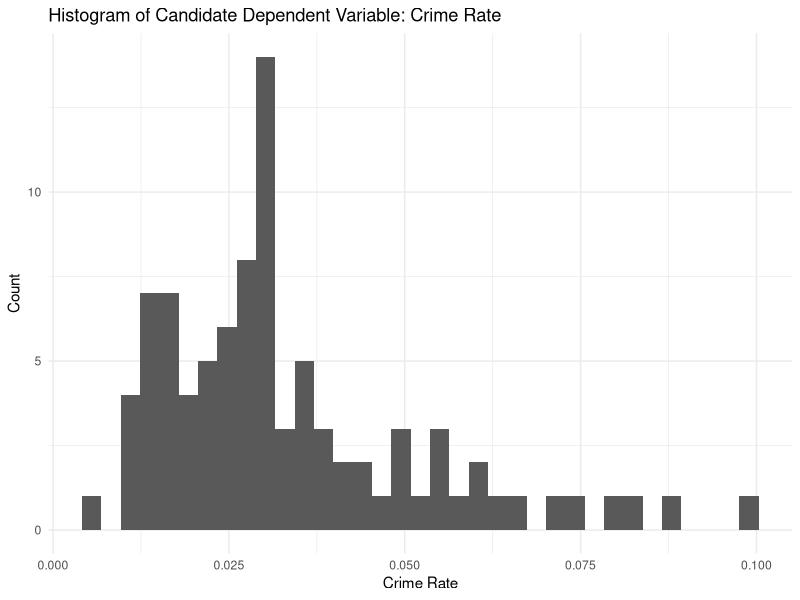
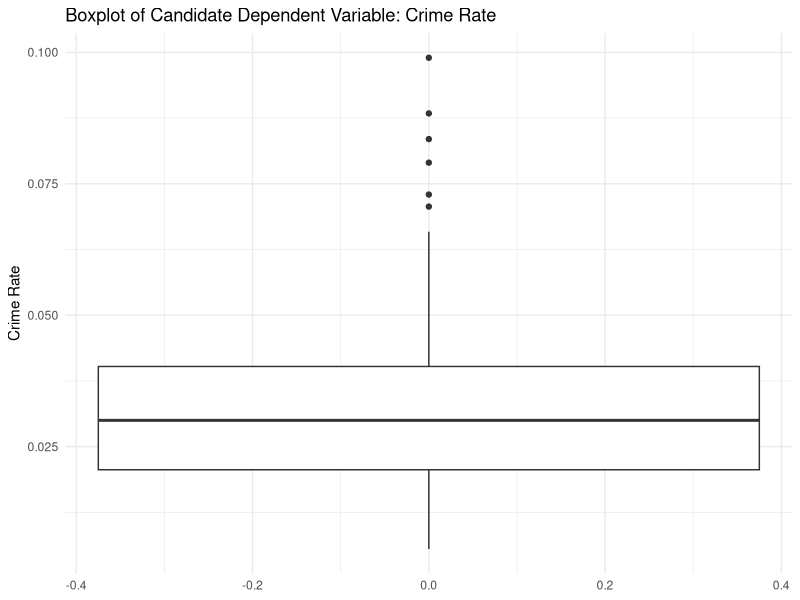
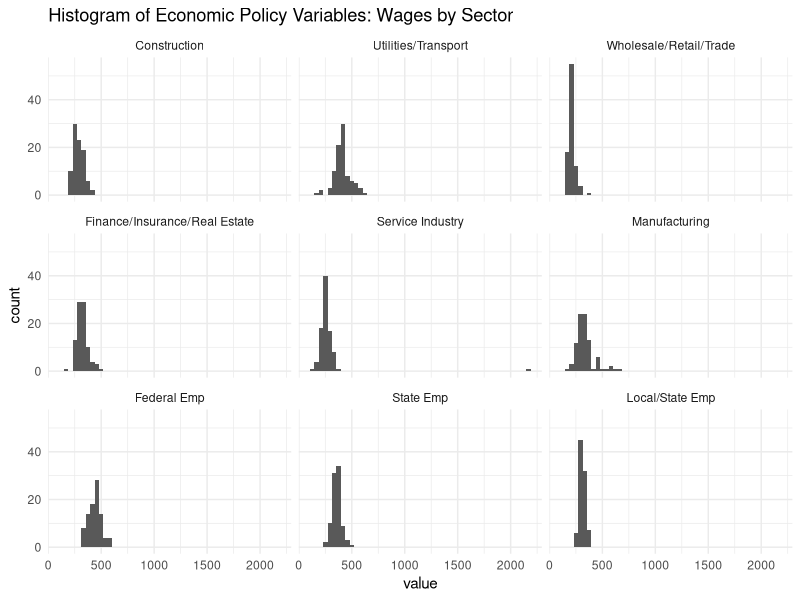
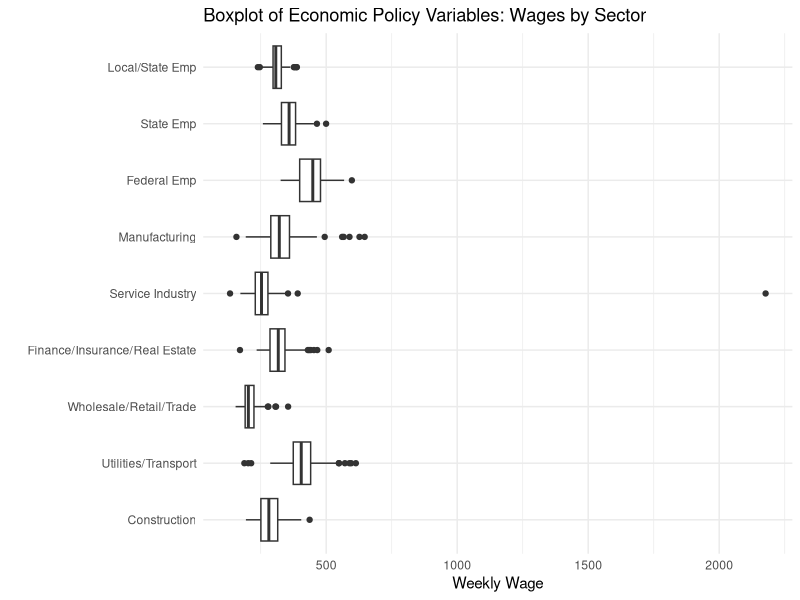
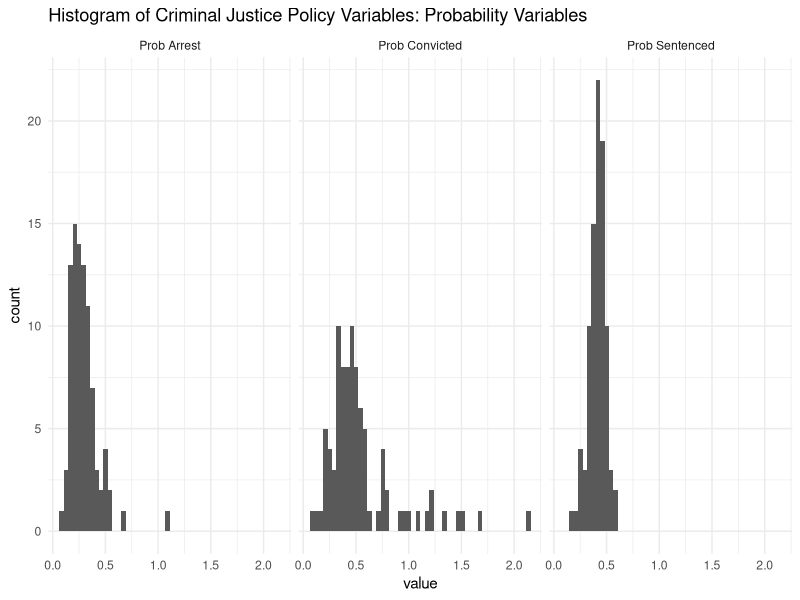
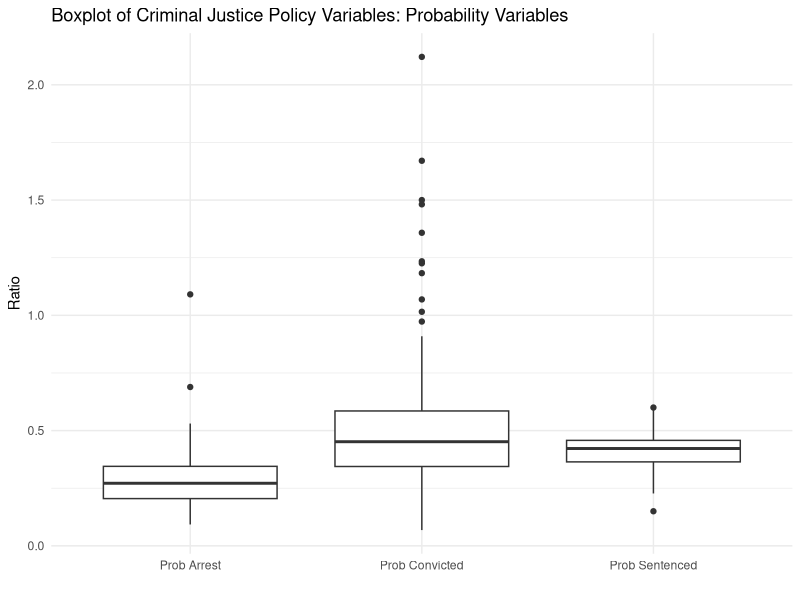
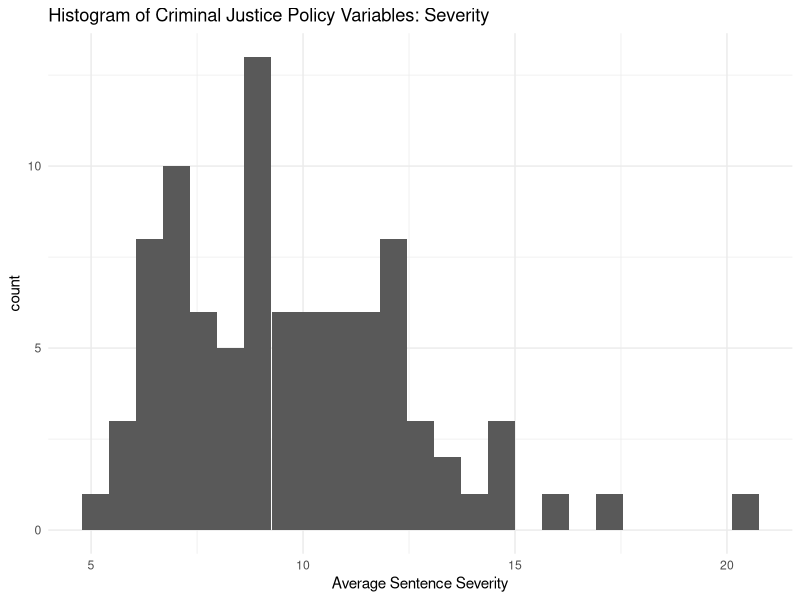
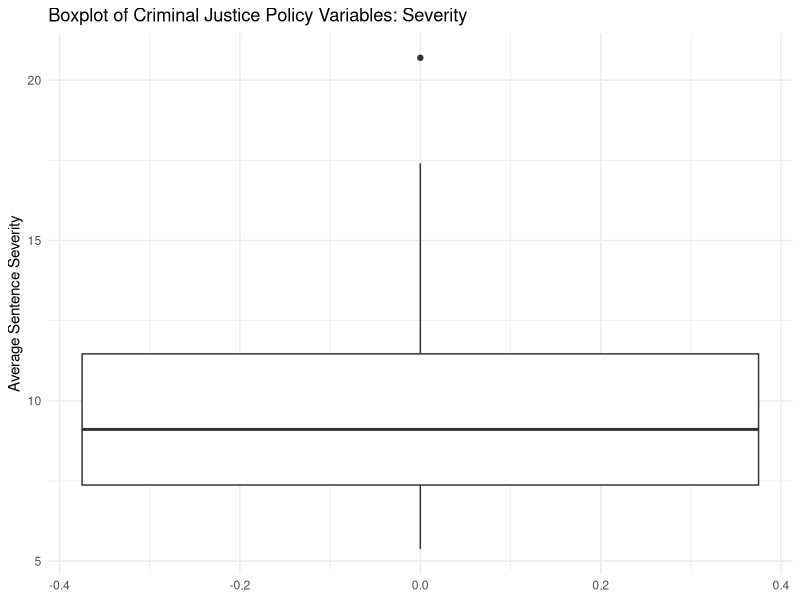

The R source for these figures, in order:
## ---- chunk 1
knitr::opts_chunk$set(echo = TRUE)
## ---- chunk 2
library(tidyverse) # for data import, manipulation, viz
## ---- chunk 3
data <- read_csv("crime_v2.csv", n_max = 91)
## ---- chunk 4
head(data)
dim(data)
## ---- chunk 5
str(data)
## ---- chunk 6
length(unique(data$county))
table(data$county, useNA = "always")
## ---- chunk 7
data %>% filter(county == 193)
## ---- chunk 8
table(data$year, useNA = "always")
## ---- chunk 9
data2 <- data %>% distinct() %>% select(-year)
## ---- chunk 10
length(unique(data2$county)) == length(data2$county) # check 1 obs per county
str(data2) # examine dataframe 
## ---- chunk 11
pct_miss <- data %>% map(~ mean(is.na(.)))
pct_miss
## ---- chunk 12
save(data2, file = "data_clean.rda")
## ---- chunk 13
ggplot(data2, aes(crmrte)) +
  geom_histogram(bins = 35) +
  theme_minimal() +
  xlab("Crime Rate") +
  ylab("Count") +
  ggtitle("Histogram of Candidate Dependent Variable: Crime Rate")
## ---- chunk 14
ggplot(data2, aes(y = crmrte)) +
  geom_boxplot() +
  theme_minimal() +
  ylab("Crime Rate") +
  ggtitle("Boxplot of Candidate Dependent Variable: Crime Rate")
## ---- chunk 15
# format data for subplots 
data_ep_long <- data2 %>% 
  select(wcon, wtuc, wtrd, wfir, wser, wmfg, wfed, wsta, wloc) %>%
  gather(key = var, value = value)

data_ep_long$var <- factor(data_ep_long$var,
                           levels = c("wcon", "wtuc", "wtrd", "wfir",
                                      "wser", "wmfg", "wfed", "wsta", "wloc"),
                           labels = c("Construction", 
                                      "Utilities/Transport", 
                                      "Wholesale/Retail/Trade",
                                      "Finance/Insurance/Real Estate",
                                      "Service Industry",
                                      "Manufacturing",
                                      "Federal Emp",
                                      "State Emp",
                                      "Local/State Emp"))
## ---- chunk 16
# plot hist subplots
ggplot(data_ep_long, aes(value)) +
  geom_histogram(bins = 50) +
  facet_wrap(~var) +
  theme_minimal() +
  ggtitle("Histogram of Economic Policy Variables: Wages by Sector")

## ---- chunk 17
# plot boxplot subplots 
ggplot(data_ep_long, aes(x = var, y = value)) +
  geom_boxplot() +
  coord_flip() + 
  theme_minimal() +
  xlab("") + 
  ylab("Weekly Wage") +
  ggtitle("Boxplot of Economic Policy Variables: Wages by Sector")

## ---- chunk 18
# format data for subplots 
data_cj_long <- data2 %>% select(prbarr, prbconv, prbpris) %>%
  gather(key = var, value = value)

# convert to factor for subplot labelling 
data_cj_long$var <- factor(data_cj_long$var, labels = c("Prob Arrest", "Prob Convicted", "Prob Sentenced"))
## ---- chunk 19
# plot hist subplots
ggplot(data_cj_long, aes(value)) +
  geom_histogram(bins = 50) +
  facet_grid(~var) +
  theme_minimal() +
  ggtitle("Histogram of Criminal Justice Policy Variables: Probability Variables")
## ---- chunk 20
# plot boxplot subplots 
ggplot(data_cj_long, aes(x = var, y = value)) +
  geom_boxplot() +
  theme_minimal() +
  xlab("") +
  ylab("Ratio") + 
  ggtitle("Boxplot of Criminal Justice Policy Variables: Probability Variables")
## ---- chunk 21
# plot hist
ggplot(data2, aes(avgsen)) +
  geom_histogram(bins = 25) +
  theme_minimal() +
  ggtitle("Histogram of Criminal Justice Policy Variables: Severity") +
  xlab("Average Sentence Severity")
## ---- chunk 22
# plot hist
ggplot(data2, aes(y = avgsen)) +
  geom_boxplot() +
  theme_minimal() +
  ggtitle("Boxplot of Criminal Justice Policy Variables: Severity") +
  ylab("Average Sentence Severity")
## ---- chunk 23
# plot barplots
ggplot(data2, aes(mix)) +
  geom_histogram(bins = 35) +
  theme_minimal() +
  ggtitle("Histogram of Contextual Variables: Type of Crime") +
  xlab("offense mix: face-to-face/other")
## ---- chunk 24
ggplot(data2, aes(density)) +
  geom_histogram(bins = 35) +
  theme_minimal() +
  xlab("Density") +
  ylab("Count") +
  ggtitle("Histogram of Contextual Variables: Population Density")
## ---- chunk 25
ggplot(data2, aes(y = density)) +
  geom_boxplot() +
  theme_minimal() +
  ylab("Density") +
  ggtitle("Boxplot of Contextual Variables: Population Density")
## ---- chunk 26
ggplot(data2, aes(pctmin80)) +
  geom_histogram(bins = 40) +
  theme_minimal() +
  xlab("% Minority") +
  ylab("Count") +
  ggtitle("Histogram of Contextual Variables: Percentage Minority (1980)")
## ---- chunk 27
ggplot(data2, aes(y = pctmin80)) +
  geom_boxplot() +
  theme_minimal() +
  ylab("% Minority") +
  ggtitle("Boxplot of Contextual Variables: Percentage Minority (1980)")
## ---- chunk 28
ggplot(data2, aes(pctymle)) +
  geom_histogram(bins = 25) +
  theme_minimal() +
  xlab("% Young Males") +
  ylab("Count") +
  ggtitle("Histogram of Contextual Variables: Percentage Young Males")
## ---- chunk 29
ggplot(data2, aes(y = pctymle)) +
  geom_boxplot() +
  theme_minimal() +
  ylab("% Young Males") +
  ggtitle("Boxplot of Contextual Variables: Percentage Young Males")
## ---- chunk 30
ggplot(data2, aes(taxpc)) +
  geom_histogram(bins = 25) +
  theme_minimal() +
  xlab("Tax Revenue Per Capita") +
  ylab("Count") +
  ggtitle("Histogram of Contextual Variables: Tax Revenue Per Capita")
## ---- chunk 31
ggplot(data2, aes(y = taxpc)) +
  geom_boxplot() +
  theme_minimal() +
  ylab("Tax Revenue Per Capita") +
  ggtitle("Boxplot of Contextual Variables: Tax Revenue Per Capita")
## ---- chunk 32
# format data for subplots 
data_geo_long <- data2 %>% select(west, central, urban) %>%
  gather(key = var, value = value)
## ---- chunk 33
# plot barplots
ggplot(data_geo_long, aes(value)) +
  geom_bar() +
  facet_grid(~var) +
  theme_minimal() +
  ggtitle("Barplot of Contextual Variables: Geography")
